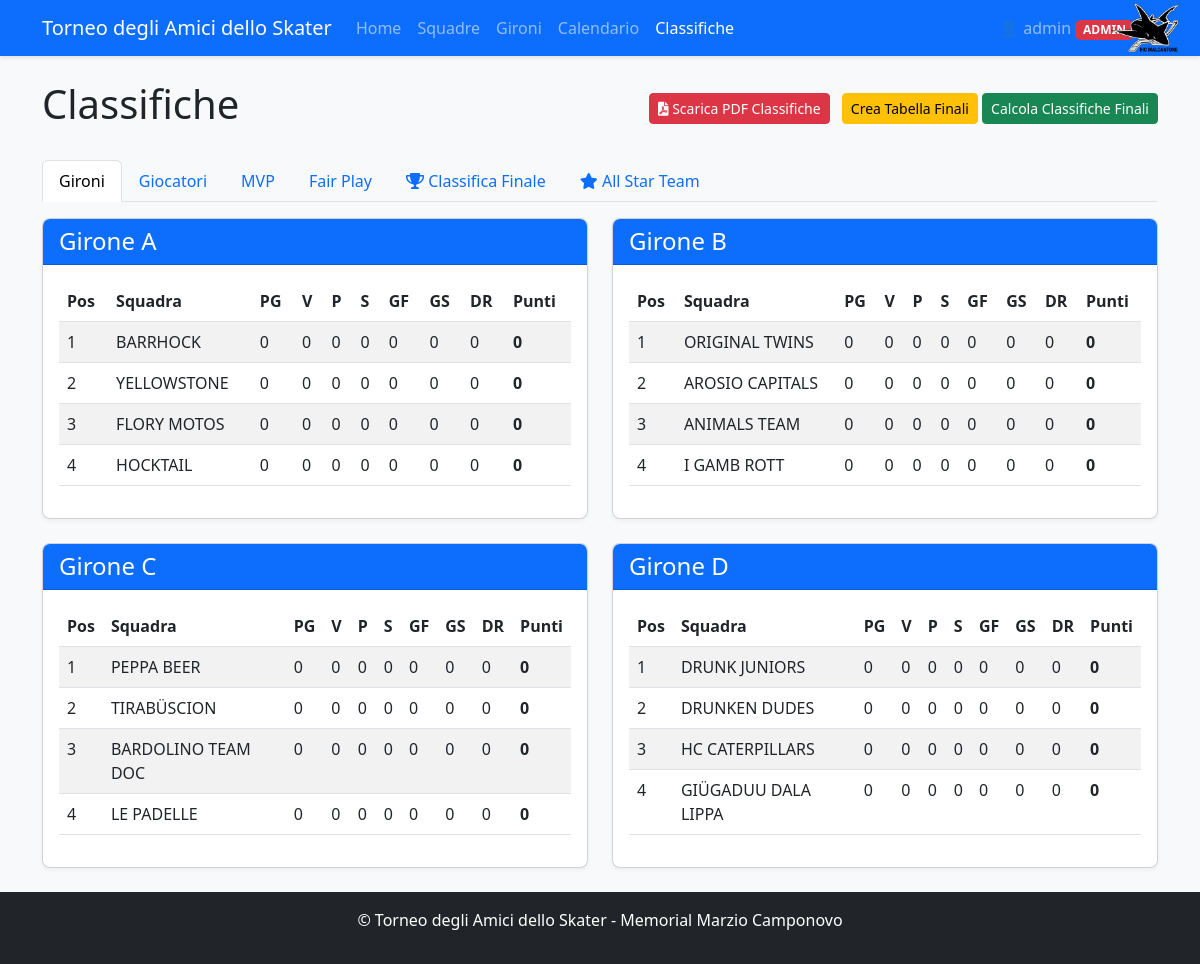
Screenshot of /standings (signed in) with the database file from the repository.
### app.py (models this page shows, shortened)
class User(UserMixin, db.Model):
    id = db.Column(db.Integer, primary_key=True)
    username = db.Column(db.String(80), unique=True, nullable=False)
    password_hash = db.Column(db.String(200), nullable=False)
    role = db.Column(db.String(20), default='user')  # 'user' o 'admin'
    created_at = db.Column(db.DateTime, default=datetime.utcnow)
    def is_admin(self):
        return self.role == 'admin'

class Team(db.Model):
    id = db.Column(db.Integer, primary_key=True)
    name = db.Column(db.String(100), nullable=False, unique=True)
    group = db.Column(db.String(1))  # A, B, C, or D
    group_order = db.Column(db.Integer, default=0)  # NUOVO CAMPO per l'ordinamento nel girone
    players = db.relationship('Player', backref='team', lazy=True)
    matches = db.relationship(
        'Match',
        primaryjoin="or_(Team.id == Match.team1_id, Team.id == Match.team2_id)",
        lazy=True,
        overlaps="team1,team2"
    )
    wins = db.Column(db.Integer, default=0)
    losses = db.Column(db.Integer, default=0)
    draws = db.Column(db.Integer, default=0)
    goals_for = db.Column(db.Integer, default=0)
    goals_against = db.Column(db.Integer, default=0)
    points = db.Column(db.Integer, default=0)
    @property
    def goal_difference(self):
        return self.goals_for - self.goals_against
    @property
    def games_played(self):
        return self.wins + self.losses + self.draws

### app.py (the view, shortened to what this page needs)
@app.route('/standings')
@login_required
def standings():
    group_standings = {}
    for group in ['A', 'B', 'C', 'D']:
        teams = Team.query.filter_by(group=group).order_by(
            Team.points.desc(),
            (Team.goals_for - Team.goals_against).desc(),
            Team.goals_for.desc(),
            Team.group_order
        ).all()
        group_standings[group] = teams
    try:
        if db.inspect(db.engine).has_table('player_match_stats'):
            from sqlalchemy import func
            top_scorers_query = db.session.query(
                Player,
                func.sum(PlayerMatchStats.goals).label('total_goals'),
                func.count(PlayerMatchStats.match_id).label('total_matches'),
                func.sum(PlayerMatchStats.assists).label('total_assists')
            ).join(PlayerMatchStats).group_by(Player.id).having(
                func.sum(PlayerMatchStats.goals) > 0
            ).order_by(
                func.sum(PlayerMatchStats.goals).desc(),        # 1° criterio: più gol
                func.count(PlayerMatchStats.match_id).asc(),    # 2° criterio: meno partite
                func.sum(PlayerMatchStats.assists).desc()       # 3° criterio: più assist
            ).limit(10)
            top_scorers = []
            for player, total_goals, total_matches, total_assists in top_scorers_query:
                player.display_goals = total_goals
                player.display_matches = total_matches
                player.display_assists_for_ranking = total_assists
                top_scorers.append(player)
            top_assists_query = db.session.query(
                Player,
                func.sum(PlayerMatchStats.assists).label('total_assists'),
                func.count(PlayerMatchStats.match_id).label('total_matches'),
                func.sum(PlayerMatchStats.goals).label('total_goals')
            ).join(PlayerMatchStats).group_by(Player.id).having(
                func.sum(PlayerMatchStats.assists) > 0
            ).order_by(
                func.sum(PlayerMatchStats.assists).desc(),      # 1° criterio: più assist
                func.count(PlayerMatchStats.match_id).asc(),    # 2° criterio: meno partite
                func.sum(PlayerMatchStats.goals).desc()         # 3° criterio: più gol
            ).limit(10)
            top_assists = []
            for player, total_assists, total_matches, total_goals in top_assists_query:
                player.display_assists = total_assists
                player.display_matches = total_matches
                player.display_goals_for_ranking = total_goals
                top_assists.append(player)
            most_penalties_query = db.session.query(
                Player,
                func.sum(PlayerMatchStats.penalties).label('total_penalties')
            ).join(PlayerMatchStats).group_by(Player.id).having(
                func.sum(PlayerMatchStats.penalties) > 0
            ).order_by(func.sum(PlayerMatchStats.penalties).desc()).limit(10)
            most_penalties = []
            for player, total_penalties in most_penalties_query:
                player.display_penalties = total_penalties
                most_penalties.append(player)
            best_player_awards = get_best_player_awards()
    except Exception as e:
        print(f"Errore nelle statistiche: {e}")
        top_scorers = []
        top_assists = []
        most_penalties = []
        best_player_awards = []
    fair_play_ranking = get_fair_play_ranking()
    has_final_rankings = False
    try:
        if db.inspect(db.engine).has_table('final_ranking'):
            has_final_rankings = FinalRanking.query.count() > 0
        else:
            print("⚠️ Tabella final_ranking non trovata")
    except Exception as e:
        print(f"❌ Errore nel controllo final_ranking: {e}")
        has_final_rankings = False
    final_rankings = FinalRanking.query.order_by(FinalRanking.final_position).all()
    selections = AllStarTeam.query.all()
    all_star_data = {
        'Tesserati': {
            'Portiere': None,
            'Difensore_1': None,
            'Difensore_2': None,
            'Attaccante_1': None,
            'Attaccante_2': None
        },
        'Non Tesserati': {
            'Portiere': None,
            'Difensore_1': None,
            'Difensore_2': None,
            'Attaccante_1': None,
            'Attaccante_2': None
        }
    }
    teams = Team.query.order_by(Team.name).all()
    return render_template('standings.html',
                          group_standings=group_standings,
                          top_scorers=top_scorers,
                          top_assists=top_assists,
                          most_penalties=most_penalties,
                          best_player_awards=best_player_awards,
                          fair_play_ranking=fair_play_ranking,
                          has_final_rankings=has_final_rankings,
                          final_rankings=final_rankings,
                          teams=teams,
                          all_star_data=all_star_data)

### templates/standings.html (shortened to what this page needs)
<!DOCTYPE html>
<html lang="it">
<head>
    <link rel="stylesheet" href="https://cdn.jsdelivr.net/npm/bootstrap@5.3.0/dist/css/bootstrap.min.css">
    <link rel="stylesheet" href="{{ url_for('static', filename='style.css') }}">
    <link rel="stylesheet" href="https://cdnjs.cloudflare.com/ajax/libs/font-awesome/6.0.0/css/all.min.css">
</head>
<body class="d-flex flex-column min-vh-100">
    <nav class="navbar navbar-expand-lg navbar-dark bg-primary">
        <div class="container">
            <a class="navbar-brand" href="{{ url_for('index') }}">Torneo degli Amici dello Skater</a>
            <div class="collapse navbar-collapse" id="navbarNav">
                <ul class="navbar-nav me-auto">
                    <li class="nav-item">
                        <a class="nav-link" href="{{ url_for('index') }}">Home</a>
                    </li>
                    <li class="nav-item">
                        <a class="nav-link" href="{{ url_for('teams') }}">Squadre</a>
                    </li>
                    <li class="nav-item">
                        <a class="nav-link" href="{{ url_for('groups') }}">Gironi</a>
                    </li>
                    <li class="nav-item">
                        <a class="nav-link" href="{{ url_for('schedule') }}">Calendario</a>
                    </li>
                    <li class="nav-item">
                        <a class="nav-link active" href="{{ url_for('standings') }}">Classifiche</a>
                    </li>
                </ul>
                <ul class="navbar-nav ms-auto">
                    {% if current_user.is_authenticated %}
                        <li class="nav-item dropdown">
                            <a class="nav-link dropdown-toggle" href="#" role="button" data-bs-toggle="dropdown">
                                👤 {{ current_user.username }}
                                {% if current_user.is_admin() %}
                                    <span class="badge bg-danger">ADMIN</span>
                                {% endif %}
                            </a>
                        </li>
                    {% endif %}
                </ul>
            </div>
            <div class="navbar-logo">
                <img src="{{ url_for('static', filename='logo.png') }}" alt="IHC Malcantone" />
            </div>
        </div>
    </nav>
    <div class="container mt-4">
        <div class="d-flex justify-content-between align-items-center">
            <h1>Classifiche</h1>
            <div>
                <a href="{{ url_for('export_standings_pdf') }}" class="btn btn-danger btn-sm me-2">
                    <i class="fas fa-file-pdf"></i> Scarica PDF Classifiche
                </a>
                <form method="post" action="{{ url_for('migrate_final_ranking') }}" class="d-inline">
                    <button type="submit" class="btn btn-warning btn-sm">Crea Tabella Finali</button>
                </form>
                {% if not has_final_rankings %}
                    <form method="post" action="{{ url_for('update_final_rankings') }}" class="d-inline">
                        <button type="submit" class="btn btn-success btn-sm">Calcola Classifiche Finali</button>
                    </form>
                {% endif %}
            </div>
        </div>
        <ul class="nav nav-tabs mt-4" id="myTab" role="tablist">
            <li class="nav-item" role="presentation">
                <button class="nav-link active" id="groups-tab" data-bs-toggle="tab" data-bs-target="#groups" type="button" role="tab">Gironi</button>
            </li>
            <li class="nav-item" role="presentation">
                <button class="nav-link" id="players-tab" data-bs-toggle="tab" data-bs-target="#players" type="button" role="tab">Giocatori</button>
            </li>
            <li class="nav-item" role="presentation">
                <button class="nav-link" id="awards-tab" data-bs-toggle="tab" data-bs-target="#awards" type="button" role="tab">MVP</button>
            </li>
            <li class="nav-item" role="presentation">
                <button class="nav-link" id="fairplay-tab" data-bs-toggle="tab" data-bs-target="#fairplay" type="button" role="tab">Fair Play</button>
            </li>
            <li class="nav-item" role="presentation">
                <button class="nav-link" id="final-tab" data-bs-toggle="tab" data-bs-target="#final" type="button" role="tab">
                    <i class="fas fa-trophy"></i> Classifica Finale
                </button>
            </li>
            <li class="nav-item" role="presentation">
                <button class="nav-link" id="allstar-tab" data-bs-toggle="tab" data-bs-target="#allstar" type="button" role="tab">
                    <i class="fas fa-star"></i> All Star Team
                </button>
            </li>
        </ul>
        <div class="tab-content mt-3" id="myTabContent">
            <div class="tab-pane fade show active" id="groups" role="tabpanel">
                <div class="row">
                    {% for group, teams in group_standings.items() %}
                        <div class="col-md-6 mb-4">
                            <div class="card">
                                <div class="card-header bg-primary text-white">
                                    <h4 class="mb-0">Girone {{ group }}</h4>
                                </div>
                                <div class="card-body">
                                    <div class="table-responsive">
                                        <table class="table table-striped">
                                            <thead>
                                                <tr>
                                                    <th>Pos</th>
                                                    <th>Squadra</th>
                                                    <th>PG</th>
                                                    <th>V</th>
                                                    <th>P</th>
                                                    <th>S</th>
                                                    <th>GF</th>
                                                    <th>GS</th>
                                                    <th>DR</th>
                                                    <th>Punti</th>
                                                </tr>
                                            </thead>
                                            <tbody>
                                                {% for team in teams %}
                                                    <tr>
                                                        <td>{{ loop.index }}</td>
                                                        <td>{{ team.name }}</td>
                                                        <td>{{ team.games_played }}</td>
                                                        <td>{{ team.wins }}</td>
                                                        <td>{{ team.draws }}</td>
                                                        <td>{{ team.losses }}</td>
                                                        <td>{{ team.goals_for }}</td>
                                                        <td>{{ team.goals_against }}</td>
                                                        <td>{{ team.goal_difference }}</td>
                                                        <td><strong>{{ team.points }}</strong></td>
                                                    </tr>
                                                {% endfor %}
                                            </tbody>
                                        </table>
                                    </div>
                                </div>
                            </div>
                        </div>
                    {% endfor %}
                </div>
            </div>
        </div>
    </div>
    <footer class="bg-dark text-white py-3 mt-auto">
        <div class="container text-center">
            <p>© Torneo degli Amici dello Skater - Memorial Marzio Camponovo</p>
        </div>
    </footer>
</body>
</html>

### rows the page displays
User: username "admin"
Team: name "BARRHOCK", games_played "0", wins "0", draws "0", losses "0", goals_for "0", goals_against "0", goal_difference "0", points "0"
Team: name "YELLOWSTONE", games_played "0", wins "0", draws "0", losses "0", goals_for "0", goals_against "0", goal_difference "0", points "0"
Team: name "FLORY MOTOS", games_played "0", wins "0", draws "0", losses "0", goals_for "0", goals_against "0", goal_difference "0", points "0"
Team: name "HOCKTAIL", games_played "0", wins "0", draws "0", losses "0", goals_for "0", goals_against "0", goal_difference "0", points "0"
Team: name "ORIGINAL TWINS", games_played "0", wins "0", draws "0", losses "0", goals_for "0", goals_against "0", goal_difference "0", points "0"
Team: name "AROSIO CAPITALS", games_played "0", wins "0", draws "0", losses "0", goals_for "0", goals_against "0", goal_difference "0", points "0"
Team: name "ANIMALS TEAM", games_played "0", wins "0", draws "0", losses "0", goals_for "0", goals_against "0", goal_difference "0", points "0"
Team: name "I GAMB ROTT", games_played "0", wins "0", draws "0", losses "0", goals_for "0", goals_against "0", goal_difference "0", points "0"
Team: name "PEPPA BEER", games_played "0", wins "0", draws "0", losses "0", goals_for "0", goals_against "0", goal_difference "0", points "0"
Team: name "TIRABÜSCION", games_played "0", wins "0", draws "0", losses "0", goals_for "0", goals_against "0", goal_difference "0", points "0"
Team: name "BARDOLINO TEAM DOC", games_played "0", wins "0", draws "0", losses "0", goals_for "0", goals_against "0", goal_difference "0", points "0"
Team: name "LE PADELLE", games_played "0", wins "0", draws "0", losses "0", goals_for "0", goals_against "0", goal_difference "0", points "0"
Team: name "DRUNK JUNIORS", games_played "0", wins "0", draws "0", losses "0", goals_for "0", goals_against "0", goal_difference "0", points "0"
Team: name "DRUNKEN DUDES", games_played "0", wins "0", draws "0", losses "0", goals_for "0", goals_against "0", goal_difference "0", points "0"
Team: name "HC CATERPILLARS", games_played "0", wins "0", draws "0", losses "0", goals_for "0", goals_against "0", goal_difference "0", points "0"
Team: name "GIÜGADUU DALA LIPPA", games_played "0", wins "0", draws "0", losses "0", goals_for "0", goals_against "0", goal_difference "0", points "0"

### other values shown
{{ group }} "A" "B" "C" "D"
